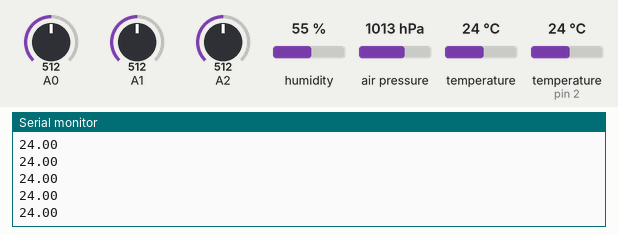
A sketch run on a simulated Arduino Uno, built for the host (arithmetic inside an expression is 32-bit, double 64-bit). Shown: the last lines printed to the serial monitor. Inputs (shaded band) come from the test bench; at power-on: temperature 24 °C, A0 = 512, A1 = 512, A2 = 512, humidity 55 %, air pressure 1013 hPa, temperature (sensor on pin 2) 24 °C. WiFi joins after 1.5 s; servers stay silent unless stated; uploads are accepted with an empty reply.

Above: at 2.2 s.
2.3 s: temperature (sensor 0) set to 12 °C
At 5.17 s:
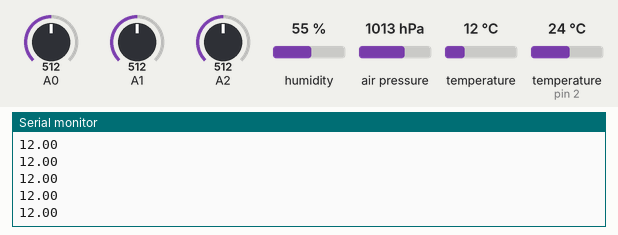
6.8 s: temperature (sensor 0) set to 19 °C
At 15.79 s:
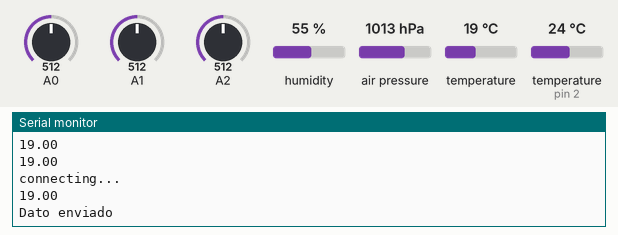
Timing chart, 0 to 16.1 s (numbered marks = the images above; inputs shaded):
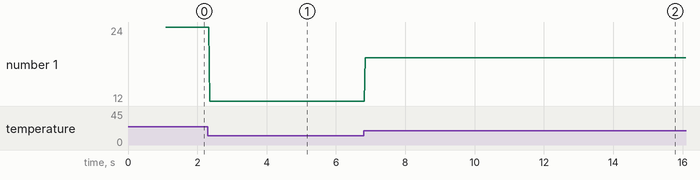

The sketch:

meteoAR.ino
```cpp
/*
Codigo: Matias Caparros
Para observatorio UTN FRM

Basado en ejemplos de arduino (web repeater client, etc)

 */
// Se importan las librerías
#include <SFE_BMP180.h> //Cargo la libreria del BMP180
#include "DHT.h" //Cargo la libreria del DHT11
#include <Wire.h>

#include <SPI.h>
#include <Ethernet.h>

#define DHTPIN 2 //Seleccionamos el pin en el que se conectará el sensor
#define DHTTYPE DHT11 //Se selecciona el DHT11 (hay otros DHT)

DHT dht(DHTPIN, DHTTYPE); //Se inicia una variable que será usada por Arduino para comunicarse con el sensor

//Se declara una instancia de la librería
SFE_BMP180 pressure;

//Se declaran las variables. Es necesario tomar en cuenta una presión inicial
//esta será la presión que se tome en cuenta en el cálculo de la diferencia de altura
double PresionBase;

// assign a MAC address for the ethernet controller.
// fill in your address here:
byte mac[] = {
  0xDE, 0xAD, 0xBE, 0xEF, 0xFE, 0xED};
// fill in an available IP address on your network here,
// for manual configuration:
IPAddress ip(192,168,0,177);

// fill in your Domain Name Server address here:
//IPAddress myDns(1,1,1,1);

// initialize the library instance:
EthernetClient client;

char server[] = "www.openmeteoarg.890m.com";

unsigned long lastConnectionTime = 0;          // last time you connected to the server, in milliseconds
boolean lastConnected = false;                 // state of the connection last time through the main loop
const unsigned long postingInterval = 5000;  // delay between updates, in milliseconds

//Declaro todas las variables que voy a utilizar
double Presion = 0;
double Altura = 0;
double Temperatura = 0;
float templm = 0;
float tempdht = 0;
float tempbmp = 0;
float tempprom = 0;
float presion = 0;
float humedadamb = 0;
float humedadsuelo1 = 0;
float humedadsuelo2 = 0;
float humedadsuelo3 = 0;
float luz = 0;
float procio = 0;
float velocidadviento = 0;
float stermica = 0;
//Declaracion de la variable que almacena y convierte el valor de la luminosidad
double Light (int RawADC0){
double Vout=RawADC0*0.0048828125;
int lux=500/(10*((5-Vout)/Vout));
return lux;
}
//FIN DE VARIABLES

char status;


void setup() {
  // start serial port:
  Serial.begin(9600);
  SensorStart();

  // give the ethernet module time to boot up:
  delay(1000);
  // start the Ethernet connection using a fixed IP address and DNS server:
  Ethernet.begin(mac, ip);
  // print the Ethernet board/shield's IP address:
  Serial.print("My IP address: ");
  Serial.println(Ethernet.localIP());
}

void loop() {
  // if there's incoming data from the net connection.
  // send it out the serial port.  This is for debugging
  // purposes only:
  //Primero realizo la lectura de todos los sensores

  ReadSensor(); //Leo presion y temperatura BMP180
  leerDHT(); //Leo humedad y temperatura DHT11

  //Lectura del sensor LM35
  float Temp = analogRead(A0);
  templm = (Temp/1024.0)*500;

  //Lectura de la cantidad de luz en el ambiente
  luz = Light(analogRead(1));

  //Lectura de la humedad del suelo
  float Suelo1 = analogRead(A2);
  humedadsuelo1 = ((Suelo1*100)/1023);

  //Calculo y almacenamiento de punto de rocio
  procio = ((pow(humedadamb/100,1/8)*(112+(0.9*templm)))+(0.1*templm)-112);

  //Convierto valores de tipo double a float
  tempbmp = int(Temperatura);
  presion = int(Presion);

  Serial.println(tempbmp);

  //Calculo de la temperatura promedio
  tempprom = (templm+tempdht+tempbmp)/3;


  if (client.available()) {
    char c = client.read();
    //Serial.print(c);
    Serial.println("Dato enviado");
  }

  // if there's no net connection, but there was one last time
  // through the loop, then stop the client:
  if (!client.connected() && lastConnected) {
    Serial.println();
    Serial.println("disconnecting.");
    client.stop();
  }

  // if you're not connected, and ten seconds have passed since
  // your last connection, then connect again and send data:
  if(!client.connected() && (millis() - lastConnectionTime > postingInterval)) {
    httpRequest();
  }
  // store the state of the connection for next time through
  // the loop:
  lastConnected = client.connected();
}

// this method makes a HTTP connection to the server:
void httpRequest() {
  // if there's a successful connection:
  if (client.connect(server, 80)) {
    Serial.println("connecting...");
    // send the HTTP PUT request:
    client.print("GET /estacionarduino.php/?id=Rivadavia");
    client.print("&templm=");
    client.print(templm);
    client.print("&tempdht=");
    client.print(tempdht);
    client.print("&tempbmp=");
    client.print(tempbmp);
    client.print("&tempprom=");
    client.print(tempprom);
    client.print("&presion=");
    client.print(presion);
    client.print("&humedadamb=");
    client.print(humedadamb);
    client.print("&humedadsuelo1=");
    client.print("Sensor desconectado");
    client.print("&humedadsuelo2=");
    client.print("Sensor desconectado");
    client.print("&humedadsuelo3=");
    client.print("Sensor desconectado");
    client.print("&luz=");
    client.print("Sensor desconectado");
    client.print("&procio=");
    client.print(procio);
    client.print("&velocidadviento=");
    client.print("Sensor desconectado");
    client.print("&stermica=");
    client.print("Sensor desconectado");
    client.println(" HTTP/1.1");
    /////
    client.println("Host: www.openmeteoarg.890m.com");
    client.println("User-Agent: arduino-ethernet");
    client.println("Connection: close");
    client.println();

    // note the time that the connection was made:
    lastConnectionTime = millis();
  }
  else {
    // if you couldn't make a connection:
    Serial.println("connection failed");
    Serial.println("disconnecting.");
    client.stop();
  }
}

void SensorStart() {

  //Secuencia de inicio del sensor

  if (pressure.begin())
    Serial.println("BMP180 init success");
  else
  {

    Serial.println("BMP180 init fail (disconnected?)\n\n");
    while (1);
  }

  //Se inicia la lectura de temperatura
  status = pressure.startTemperature();
  if (status != 0)  {
    delay(status);
    //Se lee una temperatura inicial
    status = pressure.getTemperature(Temperatura);
    if (status != 0)    {
      //Se inicia la lectura de presiones
      status = pressure.startPressure(3);
      if (status != 0)      {
        delay(status);
        //Se lee la presión inicial incidente sobre el sensor en la primera ejecución
        status = pressure.getPressure(PresionBase, Temperatura);
      }
    }
  }
}


void ReadSensor() {
  //En este método se hacen las lecturas de presión y temperatura y se calcula la altura

  //Se inicia la lectura de temperatura
  status = pressure.startTemperature();
  if (status != 0)
  {
    delay(status);
    //Se realiza la lectura de temperatura
    status = pressure.getTemperature(Temperatura);
    if (status != 0)
    {
      //Se inicia la lectura de presión
      status = pressure.startPressure(3);
      if (status != 0)
      {
        delay(status);
        //Se lleva a cabo la lectura de presión,
        //considerando la temperatura que afecta el desempeño del sensor

        status = pressure.getPressure(Presion, Temperatura);
        if (status != 0)
        {
          //Se hace el cálculo de la altura en base a la presión leída en el Setup
          Altura = pressure.altitude(Presion, PresionBase);
        }
        else Serial.println("error en la lectura de presion\n");
      }
      else Serial.println("error iniciando la lectura de presion\n");
    }
    else Serial.println("error en la lectura de temperatura\n");
  }
  else Serial.println("error iniciando la lectura de temperatura\n");

}

void leerDHT() {
  humedadamb = dht.readHumidity();
  tempdht = dht.readTemperature();
}
```

Measured:
- after the input at 2.3 s, the serial monitor: prints a new line after 0.05 s (image 1)
- after the input at 6.8 s, the serial monitor: prints a new line after 0.05 s (image 2)
- plotted number 1: 24 → 12 after the input at 2.3 s, 12 → 19 after the input at 6.8 s
